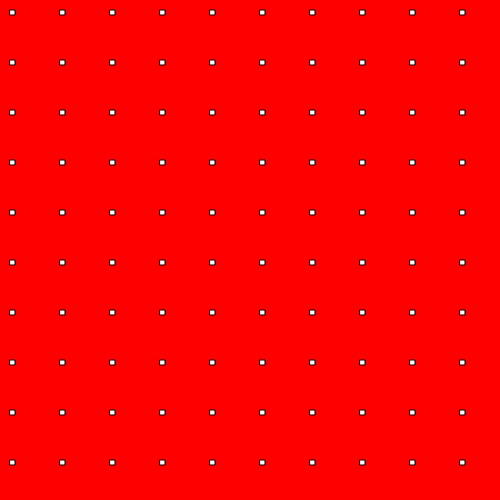
Frame 1 (no input)
Frame 60 (no input): identical to frame 1, image omitted
Frame 120 (the mouse pressed at the canvas centre since frame 60): identical to frame 1, image omitted

The p5.js sketch that drew this single still picture (run headless with seeded random() and noise() and a simulated clock; from frame 60 on, the mouse is pressed at the canvas centre):

// p5.js sketch
// ── sketch.js
function setup() {
  createCanvas(500, 500);
}

function draw() {
  background ('red');
  for (let j = 0; j < 20; j++) {
    for (let i = 0; i < 20; i++) {
      rect(i * 50 + 10, j * 50 + 10, 5, 5);
    }
  }
}
